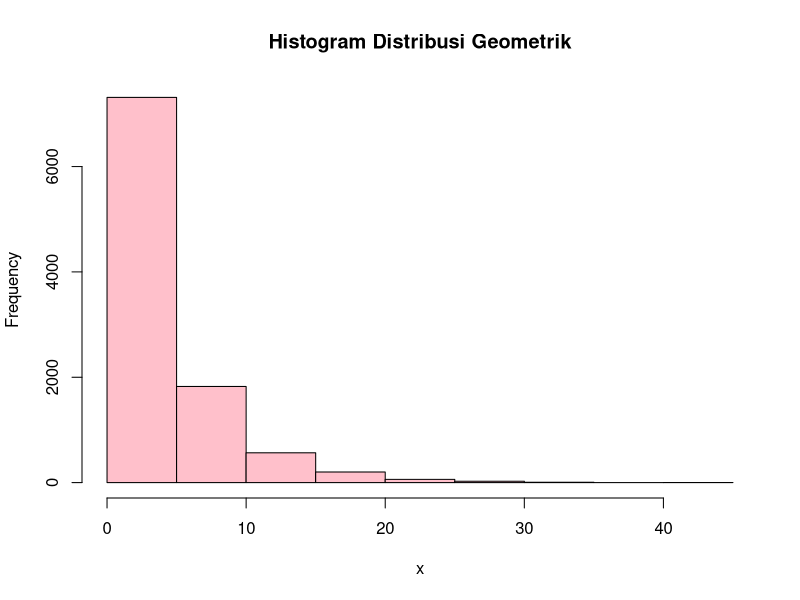
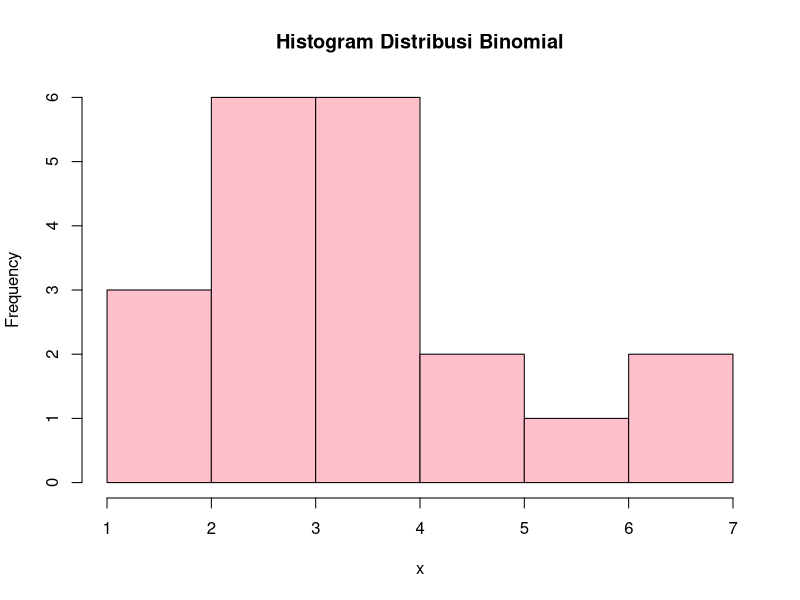
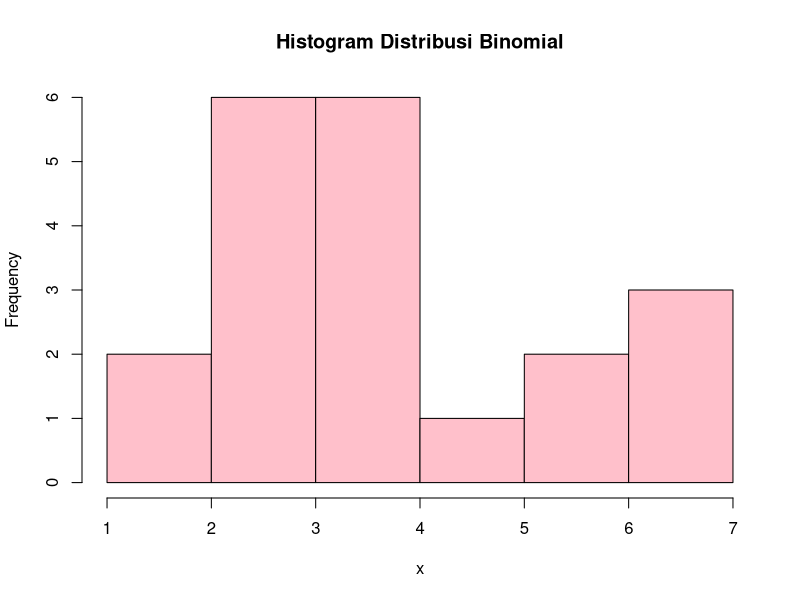
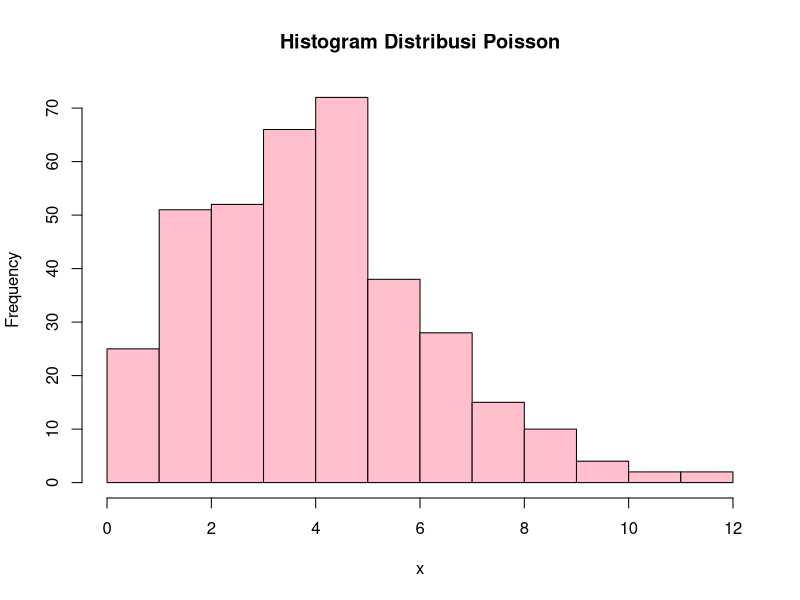
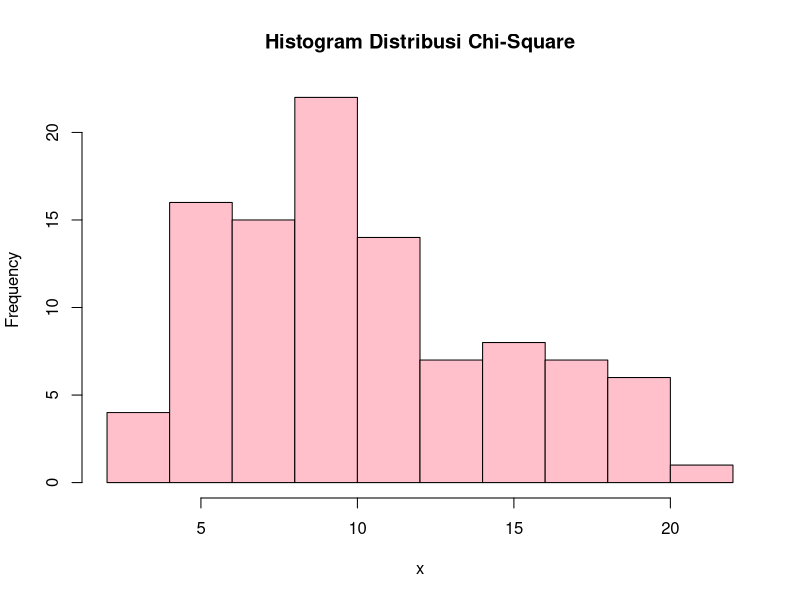
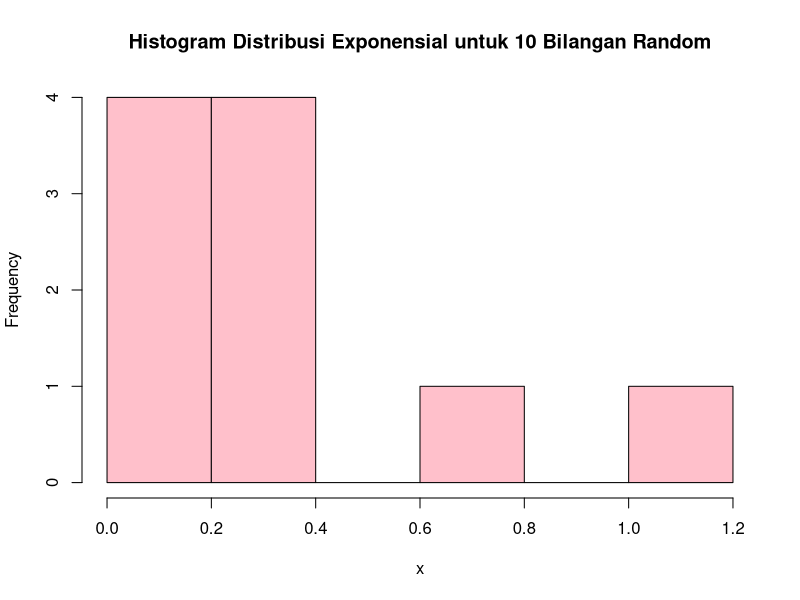
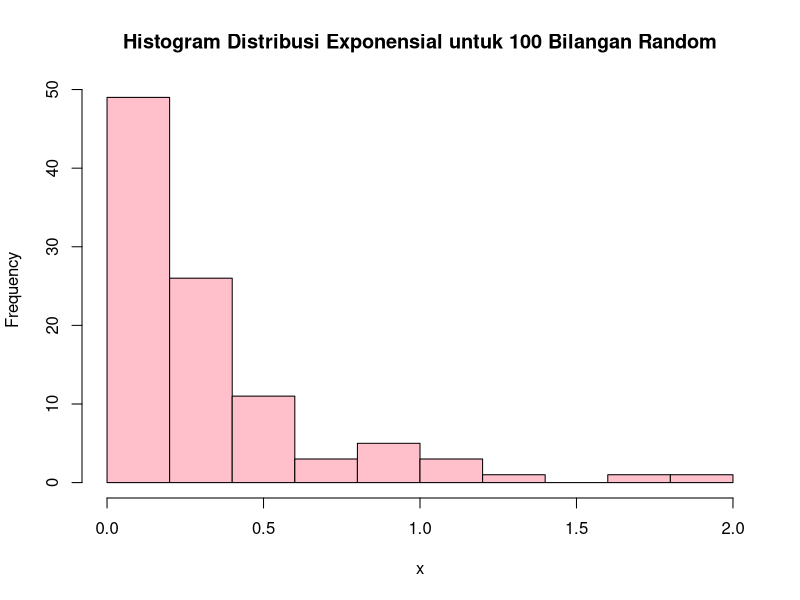
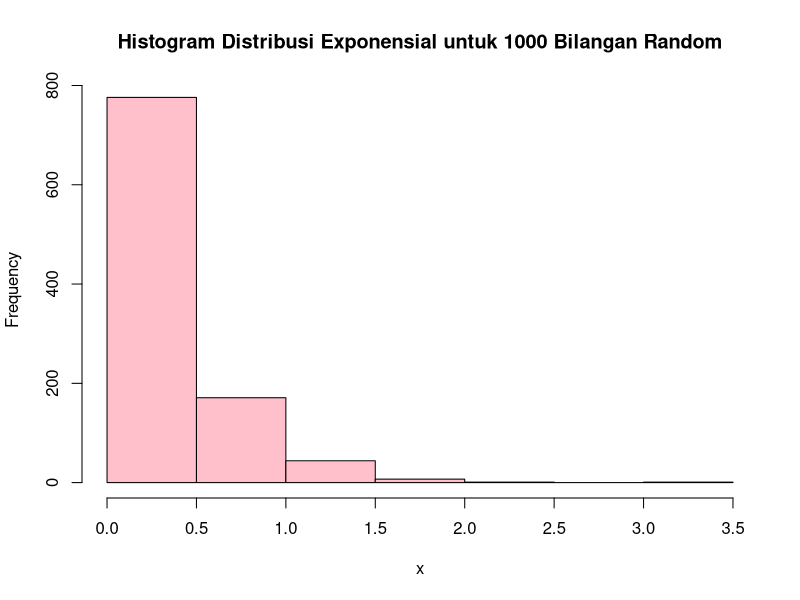

Here is the R script that generated these plots, in order:
cat("===============Nomor 1===============\n")

cat("a.")
x <- 3
p <- 0.20
Peluang <- dgeom(x, p)
cat(paste("Peluang =", Peluang, "\n"))

cat("b.")
n <- 10000
mean <- mean(rgeom(n, p) == x)
cat(paste("Mean =", mean, "\n"))

cat("c.")
cat("Pada poin A, hasil yang didapatkan akan tetap karena distribusi geometriknya yang sama.
     Pada poin B, hasil yang didapatkan akan berbeda-beda karena distribusi geometriknya bernilai acak
     Namun, hasil dari poin B akan selalui mendekati hasil pada poin A karena poin B merupakan estimasi\n")

cat("d.")
cat("Histogram Distribusi Geometrik\n")
hist(rgeom(n, p), 
     main = "Histogram Distribusi Geometrik", 
     xlab ="x",
     col = "pink")

cat("e.")
rataan <- 1 / p
varian <- (1 - p) / (p^2)
cat(paste("Nilai rataan = ", rataan))
cat(paste("Nilai varian = ", varian))


cat("===============Nomor 2===============\n")

cat("a.")
n <- 20
p <- 0.2
sembuh <- 4
p4 <- dbinom(sembuh, n, p)
cat(paste("Peluang =", p4, "\n"))

cat("b.")
cat("Histogram Distribusi Binomial\n")
hist(rbinom(20, 20, 0.2),
     main = "Histogram Distribusi Binomial",
     xlab = "x",
     col = "pink")

cat("c.")
rataan = sembuh * p
varian = rataan * (1- p)
cat(paste("Nilai Rataan = ", rataan))
cat(paste("Nilai Varian = ", varian))


cat("===============Nomor 2===============\n")

cat("a.")
n <- 20
p <- 0.2
sembuh <- 4
p4 <- dbinom(sembuh, n, p)
cat(paste("Peluang =", p4, "\n"))

cat("b.")
cat("Histogram Distribusi Binomial\n")
hist(rbinom(20, 20, 0.2),
     main = "Histogram Distribusi Binomial",
     xlab = "x",
     col = "pink")

cat("c.")
rataan = sembuh * p
varian = rataan * (1- p)
cat(paste("Nilai Rataan = ", rataan))
cat(paste("Nilai Varian = ", varian))


cat("===============Nomor 3===============\n")

cat("a.")
lmbd <- 4.5
x <- 6
peluang <- dpois(x, lmbd)
cat(paste("Peluang =", peluang, "\n"))

cat("b.")
n <- 365
cat("Histogram Distribusi Poisson\n")
hist(rpois(n, lmbd),
     main = "Histogram Distribusi Poisson",
     xlab = "x",
     col = "pink")

cat("c.")
cat("Hasil yang didapatkan pada poin B berdasarkan simulasi kelahiran 6 bayi akan lahir di rumah sakit selama setahun akan mendekati 
     peluang yang didapat pada poin A. Dapat disimpulkan bahwa simulasi distribusi poisson sesuai dengan pendistribusinya.\n")

cat("d.")
rataan <- lmbd
varian <- lmbd
cat(paste("Nilai Rataan =", rataan, "\n"))
cat(paste("Nilai Varian =", varian, "\n"))


cat("===============Nomor 4===============\n")

cat("a.")
x <- 2
v <- 10
peluang <- dchisq(x, v)
cat(paste("Peluang =", peluang, "\n"))

cat("b.")
n <- 100
hist(rchisq(n, v),
     main = "Histogram Distribusi Chi-Square",
     xlab = "x",
     col = "pink")

cat("c.")
rataan <- v
varian <- 2 * v
cat(paste("Nilai Rataan =", rataan, "\n"))
cat(paste("Nilai Varian =", varian, "\n"))


cat("===============Nomor 5===============\n")

cat("a.")
lmbd <- 3
peluang <- dexp(1, lmbd)
cat(paste("Peluang =", peluang, "\n"))


cat("b.")
n1 <- 10
n2 <- 100
n3 <- 1000
n4 <- 10000

hist(rexp(n1, lmbd),
     main = "Histogram Distribusi Exponensial untuk 10 Bilangan Random",
     xlab = "x",
     col = "pink")
hist(rexp(n2, lmbd),
     main = "Histogram Distribusi Exponensial untuk 100 Bilangan Random",
     xlab = "x",
     col = "pink")
hist(rexp(n3, lmbd),
     main = "Histogram Distribusi Exponensial untuk 1000 Bilangan Random",
     xlab = "x",
     col = "pink")
hist(rexp(n4, lmbd),
     main = "Histogram Distribusi Exponensial untuk 10000 Bilangan Random",
     xlab = "x",
     col = "pink")

cat("c.")
n <- 100
set.seed(1)

rataan <- mean(rexp(n, lmbd))
varian <- var(rexp(n, lmbd))
cat(paste("Nilai Rataan =", rataan, "\n"))
cat(paste("Nilai Varian =", varian, "\n"))


cat("===============Nomor 6===============\n")

cat("a.\n")
n <- 100
n.mean <- 50
n.sd <- 8

rd <- rnorm(n, n.mean, n.sd)
mean <- mean(rd)
sd <- sd(rd)

x1 <- sample(subset(rd, rd > mean), 1)
x2 <- sample(subset(rd, rd < mean), 1)

peluang <- pnorm(x1, mean, sd) - pnorm(x2, mean, sd)
z.score <- qnorm(peluang, mean, sd)

cat(paste("Peluang =", peluang, "\n"))
cat(paste("Z-Score =", z.score, "\n"))
plot(rd, type = 'h', xlab = "x")

cat("b.\n")
hist(rd,
     main = "5025211217_Rayhan Arvianta Bayuputra_Probstat_A_DNhistogram",
     xlab = "x",
     col = "pink",
     breaks = 50)

cat("c.\n")
varian <- var(rd)
cat(paste("Nilai Varian =", varian, "\n"))
